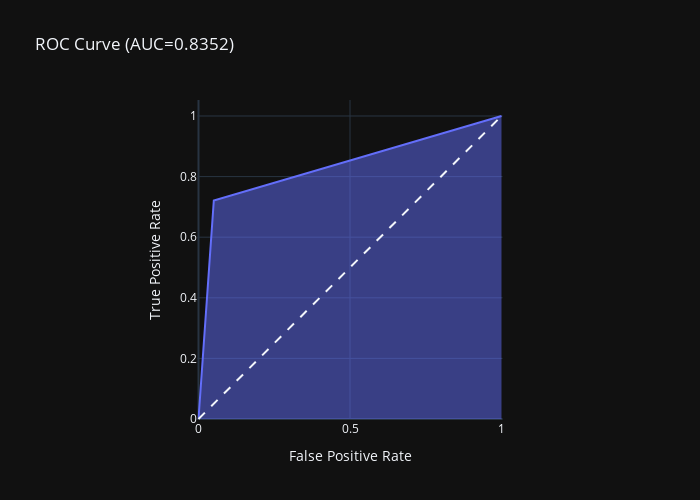

The notebook cell this image was saved under:
### Code cell
fpr, tpr, _ = roc_curve(y_test, y_pred)
# False Positive Rate - доля ложно положительных ответов
# True Positive Rate - доля истинно положительных ответов

# закрашенная область

fig = px.area(
    x=fpr,  # значения оси x

    y=tpr,  # значения оси y
    title=f'ROC Curve (AUC={auc(fpr, tpr):.4f})',  # название графика
    labels=dict(x='False Positive Rate', y='True Positive Rate'),  # названия осей
    width=700,  # ширина
    height=500,  # высота
)

# пунктирная линия
fig.add_shape(
    type='line',  # тип объекта
    line=dict(dash='dash'),  # характеристики линии
    x0=0, x1=1, y0=0, y1=1,  # координаты - откуда и куда рисовать
)

# https://plotly.com/python/axes/#fixed-ratio-axes
fig.update_yaxes(scaleanchor='x', scaleratio=1)
fig.update_xaxes(constrain='domain')

fig.show()

### Figure 1 — Plotly figure (JSON) as saved in the notebook; plotly's stock layout.template omitted (floating-point values rounded to 4 significant figures)
{"data": [{"fillpattern": {"shape": ""}, "hovertemplate": "False Positive Rate=%{x}<br>True Positive Rate=%{y}<extra></extra>", "legendgroup": "", "line": {"color": "#636efa"}, "marker": {"symbol": "circle"}, "mode": "lines", "name": "", "orientation": "v", "showlegend": false, "stackgroup": "1", "x": [0.0, 0.05054, 1.0], "xaxis": "x", "y": [0.0, 0.721, 1.0], "yaxis": "y", "type": "scatter"}], "layout": {"xaxis": {"anchor": "y", "domain": [0.0, 1.0], "title": {"text": "False Positive Rate"}, "constrain": "domain"}, "yaxis": {"anchor": "x", "domain": [0.0, 1.0], "title": {"text": "True Positive Rate"}, "scaleanchor": "x", "scaleratio": 1}, "legend": {"tracegroupgap": 0}, "title": {"text": "ROC Curve (AUC=0.8352)"}, "height": 500, "width": 700, "shapes": [{"line": {"dash": "dash"}, "type": "line", "x0": 0, "x1": 1, "y0": 0, "y1": 1}]}}
